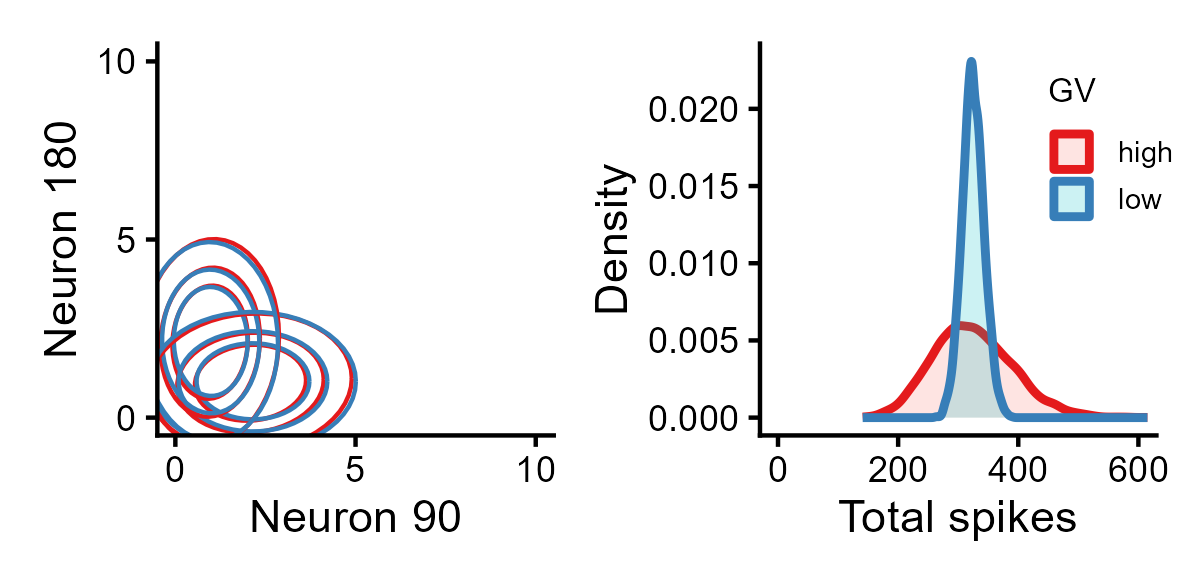

Recreate this plot in R.
library(tidyverse)
library(doParallel)
library(foreach)
library(cowplot)
library(patchwork)
library(plotly)
library(magick)
library(htmlwidgets)
library(webshot2)
library(minpack.lm)

cl <- makeCluster(parallel::detectCores() - 1)
registerDoParallel(cl)

# Naka-Rushton function
Rmax <- 115
C50 <- 19.3
n   <-  2.9

# High gain variability
n_neurons <- 180                                              
orientations <- seq(1, 180, by = 1)                           
preferred_orientations <-  seq(1, 180, length.out = n_neurons)
contrast <- 5
max_firing_rate <- Rmax * contrast^n / (contrast^n + C50^n)
tuning_width    <- 75                                         
n_trials <- 3000

tuning_curves <- matrix(0, nrow = n_neurons, ncol = length(orientations))
for (i in 1:n_neurons) {
  tuning_curves[i, ] <- max_firing_rate * exp(-0.5 * (pmin(abs(orientations - preferred_orientations[i]), 
                                                           180 - abs(orientations - preferred_orientations[i])) ^ 2) / tuning_width ^ 2)
}

input_90 <- rnorm(n_trials, 90, 0) # zero stimulus encoding noise
responses_90 <- foreach(
  i = 1:n_trials,
  .combine = rbind,
  .packages = "stats"
) %dopar% {
  idx <- round(input_90[i]) 
  sigma_g <- 0.2
  g <- rgamma(1, shape = 1 / sigma_g^2, scale = sigma_g^2)
  mu <- g * tuning_curves[, idx]
  mu[mu == 0] <- 1e-8
  resp <- rnbinom(n_neurons, size = 1000000, mu = mu)
  cbind(resp, neuron = seq_len(n_neurons), stim = 90, trial = i)
}

input_180 <- rnorm(n_trials, 180, 0)
responses_180 <- foreach(
  i = 1:n_trials,
  .combine = rbind,
  .packages = "stats"
) %dopar% {
  idx <- round(input_180[i]) 
  sigma_g <- 0.2
  g <- rgamma(1, shape = 1 / sigma_g^2, scale = sigma_g^2)
  mu <- g * tuning_curves[, idx]
  mu[mu == 0] <- 1e-8
  resp <- rnbinom(n_neurons, size = 1000000, mu = mu)
  cbind(resp, neuron = seq_len(n_neurons), stim = 180, trial = i)
}

df_responses_1 <- as.data.frame(rbind(responses_90, responses_180))
colnames(df_responses_1) <- c("Spikes", "Neuron", "Stimulus", "Trial")

# Low gain variability
input_90 <- rnorm(n_trials, 90, 0) # zero stimulus encoding noise
responses_90 <- foreach(
  i = 1:n_trials,
  .combine = rbind,
  .packages = "stats"
) %dopar% {
  idx <- round(input_90[i]) 
  sigma_g <- 0.01
  g <- rgamma(1, shape = 1 / sigma_g^2, scale = sigma_g^2)
  mu <- g * tuning_curves[, idx]
  mu[mu == 0] <- 1e-8
  resp <- rnbinom(n_neurons, size = 1000000, mu = mu)
  cbind(resp, neuron = seq_len(n_neurons), stim = 90, trial = i)
}

input_180 <- rnorm(n_trials, 180, 0)
responses_180 <- foreach(
  i = 1:n_trials,
  .combine = rbind,
  .packages = "stats"
) %dopar% {
  idx <- round(input_180[i]) 
  sigma_g <- 0.01
  g <- rgamma(1, shape = 1 / sigma_g^2, scale = sigma_g^2)
  mu <- g * tuning_curves[, idx]
  mu[mu == 0] <- 1e-8
  resp <- rnbinom(n_neurons, size = 1000000, mu = mu)
  cbind(resp, neuron = seq_len(n_neurons), stim = 180, trial = i)
}

df_responses_2 <- as.data.frame(rbind(responses_90, responses_180))
colnames(df_responses_2) <- c("Spikes", "Neuron", "Stimulus", "Trial")

# stopCluster(cl)

### Visualization ###
# across-trial spike distributions
# 2d density
df_responses_1$GV <- "high"
df_responses_2$GV <- "low"
df <- rbind(df_responses_1, df_responses_2)

g1 <- df %>%
  dplyr::filter(Neuron %in% c(90, 180)) %>%
  pivot_wider(names_from = Neuron, values_from = Spikes) %>%
  ggplot(aes(x = `90`, y = `180`,
             color = GV)) +
  stat_ellipse(aes(group = interaction(GV, Stimulus)), level = c(0.5)) + # parametric density
  stat_ellipse(aes(group = interaction(GV, Stimulus)), level = c(0.7)) + 
  stat_ellipse(aes(group = interaction(GV, Stimulus)), level = c(0.9)) + 
  labs(x = "Neuron 90", y = "Neuron 180") +
  coord_cartesian(xlim = c(0, 10), ylim = c(0, 10)) +
  scale_x_continuous(breaks = c(0, 5, 10)) +
  scale_y_continuous(breaks = c(0, 5, 10)) +
  scale_color_manual(values = c("#E41A1C", "#377EB8")) +
  theme_classic(base_size = 11) +
  theme(legend.position = "none")
g1

# sum of spikes
g2 <- df %>%
  group_by(Stimulus, GV, Trial) %>%
  summarise(Sum_spikes = sum(Spikes), .groups = "drop") %>%
  ggplot(aes(x = Sum_spikes, color = GV, fill = GV)) +
  geom_density(alpha = 0.2, linewidth = 1) +
  coord_cartesian(xlim = c(0, 600)) +
  scale_x_continuous(breaks = c(0, 200, 400, 600)) +
  scale_color_manual(values = c("#E41A1C", "#377EB8")) +
  theme_classic(base_size = 11) +
  labs(
    x = "Total spikes",
    y = "Density",
    color = "GV",
    fill = "GV") +
  theme(
    legend.position = c(1.1, 0.98),
    legend.justification = c(1, 1),
    legend.background = element_rect(color = NA),
    legend.title = element_text(size = 8),
    legend.text = element_text(size = 7),
    legend.key.size = unit(0.4, "cm")
  )
g2

# Pairwise spike correlations
# 3d density
u <- seq(0, 2*pi, length.out = 50)
v <- seq(0, pi, length.out = 50)
x_sphere <- outer(cos(u), sin(v))
y_sphere <- outer(sin(u), sin(v))
z_sphere <- outer(rep(1,length(u)), cos(v)) 
unit_sphere <- rbind(as.vector(x_sphere), as.vector(y_sphere), as.vector(z_sphere))

df %>% 
  filter(Neuron %in% c(90, 135, 180)) %>% 
  pivot_wider(id_cols = c(GV, Stimulus, Trial), 
              names_from = Neuron, values_from = Spikes) %>%
  group_by(Stimulus, GV) %>% 
  group_map(~{
    mu <- colMeans(.x[,c("90","135","180")])
    sigma <- cov(.x[,c("90","135","180")])
    if(det(sigma) <= 0){
      sigma <- sigma + diag(1e-6,3)
    }
    eig <- eigen(sigma)
    coords <- eig$vectors %*% diag(sqrt(eig$values)) %*% unit_sphere + mu
    list(
      x = matrix(coords[1,], nrow=length(u)),
      y = matrix(coords[2,], nrow=length(u)),
      z = matrix(coords[3,], nrow=length(u)),
      Stimulus = .y$Stimulus,
      GV = .y$GV
    )
  }) -> ellipsoids

p1 <- plot_ly()

for (e in ellipsoids) {
  
  col <- ifelse(e$GV == "high", "#E41A1C", "#377EB8")
  
  p1 <- p1 %>% add_surface(
    x = e$x,
    y = e$y,
    z = e$z,
    colorscale = list(c(0,"white"), c(1,col)),
    showscale = FALSE,
    opacity = 0.6,
    name = paste("Stim:", e$Stimulus, "GV:", e$GV),
    hoverinfo = "text",
    text = paste("Stimulus:", e$Stimulus,
                 "<br>GV:", e$GV)
  )
}

p1 <- p1 %>%
  layout(
    scene = list(
      xaxis = list(title = "Neuron 90",  range = c(0, 10)),
      yaxis = list(title = "Neuron 135", range = c(0, 10)),
      zaxis = list(title = "Neuron 180", range = c(0, 10)),
      aspectmode = "cube"   
    )
  )
p1

# 3d scatter plot
df %>% 
  filter(Neuron %in% c(90, 135, 180)) %>% 
  pivot_wider(id_cols = c(GV, Stimulus, Trial), 
              names_from = Neuron, values_from = Spikes) -> df_scatter

stim_list <- unique(df_scatter$Stimulus)
symbols <- c("circle","cross")
colors <- c("#E41A1C", "#377EB8")
# colors <- scales::hue_pal()(9)[6:7]

p2 <- plot_ly()

for (i in seq_along(stim_list)) {
  d <- df_scatter %>% filter(Stimulus == stim_list[i])
  p2 <- p2 %>% add_trace(
    data = d,
    x = ~`90`,
    y = ~`135`,
    z = ~`180`,
    type = "scatter3d",
    mode = "markers",
    marker = list(
      size = 3,
      symbol = symbols[i]
    ),
    color = ~factor(GV),
    colors = colors,
    name = paste("Stimulus", stim_list[i])
  )
}

p2 <- p2 %>%
  layout(
    scene = list(
      xaxis = list(title = "Neuron 90",  range = c(0, 10)),
      yaxis = list(title = "Neuron 135", range = c(0, 10)),
      zaxis = list(title = "Neuron 180", range = c(0, 10)),
      aspectmode = "cube"   
    )
  )

p2 <- p2 %>%
  layout(
    scene = list(
      xaxis = list(
        title = "Neuron 90",
        range = c(0, 10),
        color = "black", 
        tickcolor = "black",
        titlefont = list(color = "black")
      ),
      yaxis = list(
        title = "Neuron 135",
        range = c(0, 10),
        color = "black",
        tickcolor = "black",
        titlefont = list(color = "black")
      ),
      zaxis = list(
        title = "Neuron 180",
        range = c(0, 10),
        color = "black",
        tickcolor = "black",
        titlefont = list(color = "black")
      )
    )
  )

p2

# 3d scatter plot with logistic regression
df_scatter$stim_bin <- as.numeric(as.factor(df_scatter$Stimulus)) - 1
fit <- glm(stim_bin ~ `90` + `135` + `180`, data = df_scatter, family = binomial)

x_seq <- seq(0, 10, length.out = 30)
y_seq <- seq(0, 10, length.out = 30)
z_seq <- seq(0, 10, length.out = 30)

grid3d <- expand.grid(`90` = x_seq, `135` = y_seq, `180` = z_seq)
grid3d$prob <- predict(fit, newdata = grid3d, type = "response")
decision_points <- grid3d %>% filter(abs(prob - 0.5) < 0.02)

p3 <- p1 %>%
  add_trace(
    data = decision_points,
    x = ~`90`, y = ~`135`, z = ~`180`,
    type = "mesh3d",
    color = 'navy',
    opacity = 0.5,
    name = "Decision boundary"
  )

p3

# save figures
plot_list <- list(g1, g2)
plots <- lapply(plot_list, function(p) {
  p + theme(
      plot.margin = margin(t = 5, r = 5, b = 5, l = 5, unit = "pt")
  )
})
manifold <- wrap_plots(plots, ncol = 2)
ggsave("manifold_90_180.png", manifold, width = 4, height = 1.95, dpi = 300)

p2 <- p2 %>%
  plotly::layout(
    scene = list(
      camera = list(
        eye = list(x = 2.2, y = 2.2, z = 1.2)
      )
    )
  )

p3 <- p3 %>%
  plotly::layout(
    scene = list(
      camera = list(
        eye = list(x = 2.2, y = 2.2, z = 1.2)
      )
    )
  )

saveWidget(p2, "scatter_3d_90_180.html", selfcontained = TRUE)
saveWidget(p3, "scatter_3d_logistic_90_180.html", selfcontained = TRUE)
webshot("scatter_3d_90_180.html", "scatter_3d_90_180.png", vwidth = 800, vheight = 600)
webshot("scatter_3d_logistic_90_180.html", "scatter_3d_logistic_90_180.png", vwidth = 800, vheight = 600)
